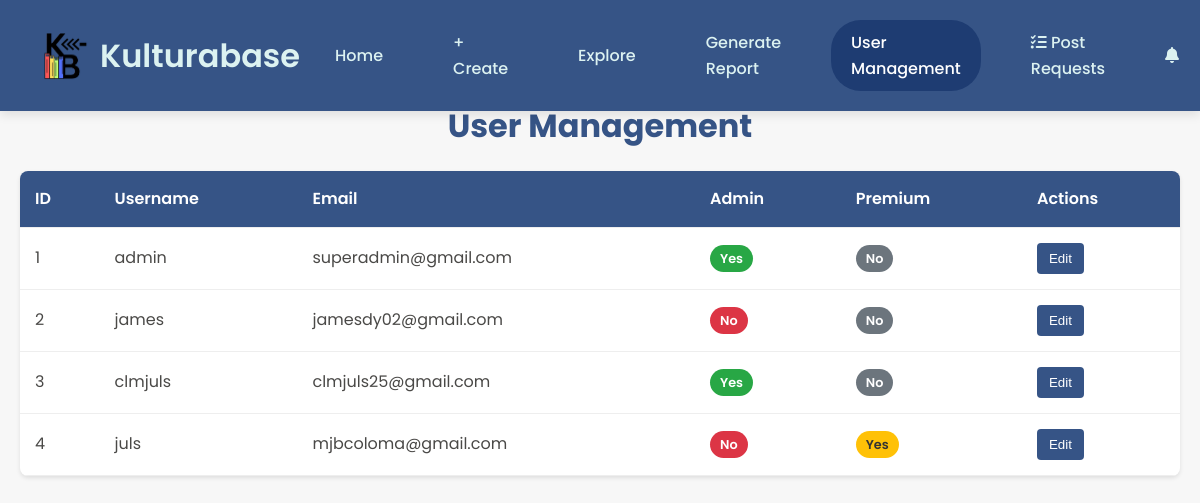
Page /user/user_management.php (signed in) on the earlier database version.
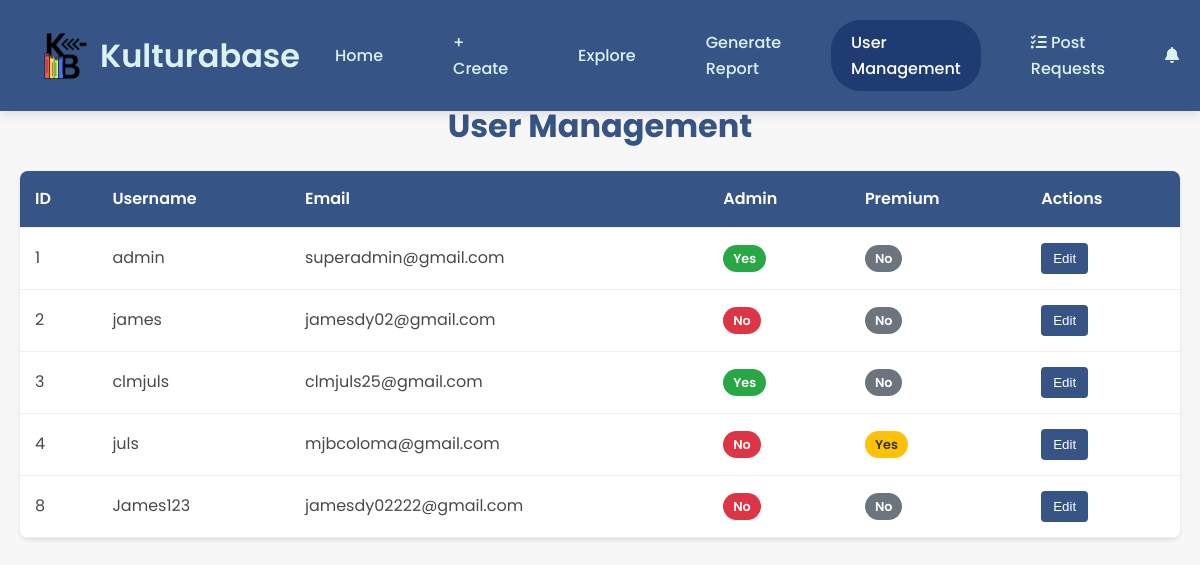
Same page on the later database version.
### tables this page shows
CREATE TABLE `users` (
  `id` int(11) NOT NULL,
  `email` varchar(255) NOT NULL,
  `username` varchar(255) NOT NULL,
  `password` varchar(255) NOT NULL,
  `full_name` varchar(255) NOT NULL,
  `about` text DEFAULT NULL,
  `location` varchar(255) DEFAULT NULL,
  `birthday` date DEFAULT NULL,
  `website` varchar(255) DEFAULT NULL,
  `skills` text DEFAULT NULL,
  `profile_picture` varchar(255) DEFAULT NULL,
  `isAdmin` tinyint(1) NOT NULL DEFAULT 0,
  `isPremium` tinyint(4) NOT NULL DEFAULT 0,
  `profile_background` varchar(255) DEFAULT NULL,
  `following_count` int(11) DEFAULT 0,
  `followers_count` int(11) DEFAULT 0
);

### user/user_management.php (the view, shortened to what this page needs)
<!DOCTYPE html>
<html lang="en">
<head>
    <link rel="stylesheet" href="https://cdnjs.cloudflare.com/ajax/libs/font-awesome/6.0.0-beta3/css/all.min.css">
</head>
<body>
    <?php
    require 'db_conn.php';
    $users_query = $conn->query("SELECT * FROM users ORDER BY id ASC");
    $users = $users_query->fetch_all(MYSQLI_ASSOC);
    include 'components/layout/admin/navbar.php';
    ?>
    <div class="container">
        <h1 class="page-title">User Management</h1>
        <div class="user-table">
            <table>
                <thead>
                    <tr>
                        <th>ID</th>
                        <th>Username</th>
                        <th>Email</th>
                        <th>Admin</th>
                        <th>Premium</th>
                        <th>Actions</th>
                    </tr>
                </thead>
                <tbody>
                    <?php foreach ($users as $user): ?>
                    <tr>
                        <td><?php echo $user['id']; ?></td>
                        <td><?php echo htmlspecialchars($user['username']); ?></td>
                        <td><?php echo htmlspecialchars($user['email']); ?></td>
                        <td>
                            <span class="status-badge <?php echo $user['isAdmin'] ? 'active' : 'inactive'; ?>">
                                <?php echo $user['isAdmin'] ? 'Yes' : 'No'; ?>
                            </span>
                        </td>
                        <td>
                            <span class="status-badge <?php echo $user['isPremium'] ? 'premium' : 'standard'; ?>">
                                <?php echo $user['isPremium'] ? 'Yes' : 'No'; ?>
                            </span>
                        </td>
                        <td>
                            <button class="edit-btn" onclick="openEditModal(<?php echo $user['id']; ?>)">Edit</button>
                        </td>
                    </tr>
                    <?php endforeach; ?>
                </tbody>
            </table>
        </div>
    </div>
</body>
</html>

### user/components/layout/admin/navbar.php (shortened to what this page needs)
<div class="navbar">
        <div style="display: flex; align-items: center;">
            <img src="assets/logo/logo.png" alt="Kulturifiko Logo">
            <h1>Kulturabase</h1>
        </div>
        <div class="nav-links">
            <a href="home.php" <?php echo basename($_SERVER['PHP_SELF']) == 'home.php' ? 'class="active"' : ''; ?>>Home</a>
            <a href="create-post.php" <?php echo basename($_SERVER['PHP_SELF']) == 'create-post.php' ? 'class="active"' : ''; ?>>+ Create</a>
            <a href="explore.php" <?php echo basename($_SERVER['PHP_SELF']) == 'explore.php' ? 'class="active"' : ''; ?>>Explore</a>
            <a href="generate_report.php" <?php echo basename($_SERVER['PHP_SELF']) == 'generate_report.php' ? 'class="active"' : ''; ?>>Generate Report</a>
            <a href="user_management.php" <?php echo basename($_SERVER['PHP_SELF']) == 'user_management.php' ? 'class="active"' : ''; ?>>User Management</a>
            <a href="post-requests.php" <?php echo basename($_SERVER['PHP_SELF']) == 'post-requests.php' ? 'class="active"' : ''; ?>>
                <i class="fas fa-tasks"></i> Post Requests
            </a>
            <div class="notification-dropdown">
                <div class="notification-icon" onclick="toggleNotificationDropdown()">
                    <i class="fas fa-bell"></i>
                </div>
            </div>
        </div>
    </div>

### user/components/layout/admin/navbar.php (style rules this page uses)
.navbar { display: flex; justify-content: space-between; align-items: center; background-color: #365486; padding: 20px 40px; position: fixed; width: 100%; top: 0; z-index: 1000; box-shadow: 0 4px 10px rgba(0, 0, 0, 0.1); }
.navbar img { height: 50px; width: 50px; }
.navbar h1 { color: #DCF2F1; font-size: 2rem; font-weight: 600; margin-left: 10px; }
.navbar a { color: #DCF2F1; text-decoration: none; margin: 0 15px; font-size: 1rem; font-weight: 500; padding: 10px 20px; border-radius: 30px; transition: background-color 0.3s ease, color 0.3s ease; }
.navbar a.active { background-color: #1e3c72; color: #fff; }
.nav-links { display: flex; align-items: center; }
.notification-dropdown { position: relative; display: inline-block; margin-left: 15px; }
.notification-icon { cursor: pointer; padding: 10px; color: #DCF2F1; }

### user/user_management.php (style rules this page uses)
* { margin: 0; padding: 0; box-sizing: border-box; }
body { font-family: 'Poppins', sans-serif; background-color: #f7f7f7; color: #4A4947; line-height: 1.6; padding-top: 80px; }
.container { max-width: 1200px; margin: 0 auto; padding: 20px; }
.page-title { color: #365486; margin-bottom: 20px; font-size: 2rem; text-align: center; }
.user-table { background: white; border-radius: 8px; box-shadow: 0 2px 4px rgba(0,0,0,0.1); overflow: hidden; margin-bottom: 30px; }
table { width: 100%; border-collapse: collapse; }
th, td { padding: 15px; text-align: left; border-bottom: 1px solid #eee; }
th { background-color: #365486; color: white; font-weight: 600; }
.status-badge { padding: 5px 10px; border-radius: 20px; font-size: 0.8rem; font-weight: 600; }
.active { background-color: #28a745; color: white; }
.inactive { background-color: #dc3545; color: white; }
.premium { background-color: #ffc107; color: #333; }
.standard { background-color: #6c757d; color: white; }
.edit-btn { background-color: #365486; color: white; border: none; padding: 8px 12px; border-radius: 4px; cursor: pointer; transition: background-color 0.3s; }

Differences in the rows shown:
added users: id "8", username "James123", email "jamesdy02222@gmail.com", isAdmin "No", isPremium "No"
